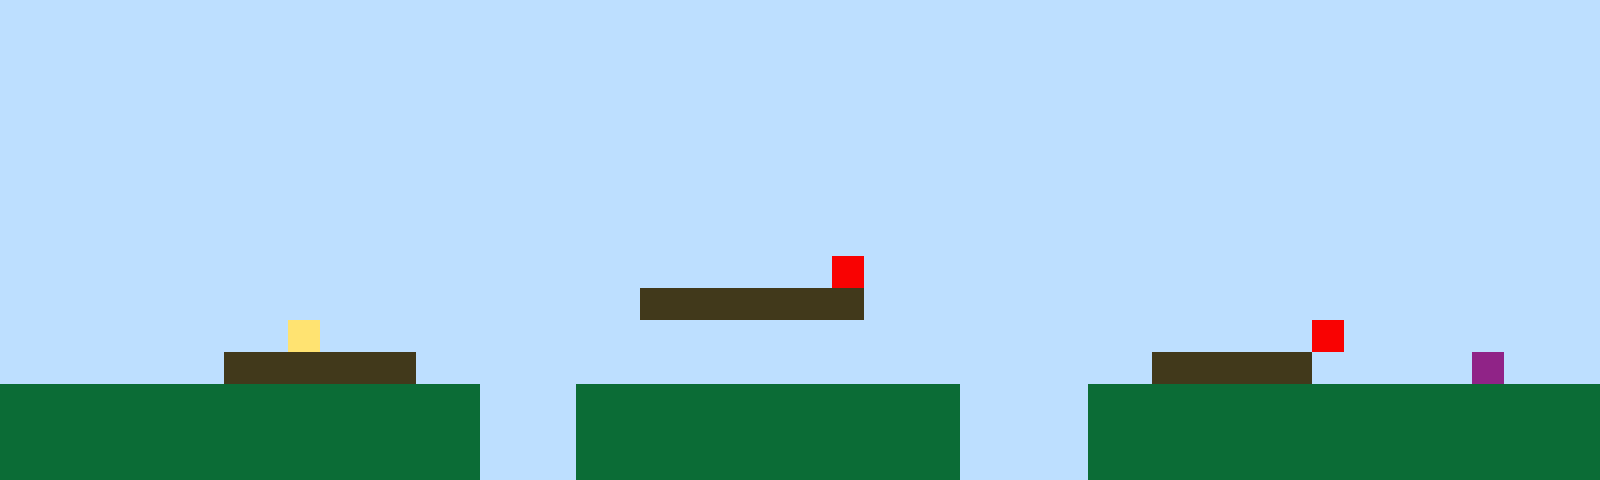

A level layout from a 2D game, rendered from its tile map. Below: a short description, then the map file with its tile-grid data intact:
An orthogonal 50x15 tile map with 32x32 px tiles, 1 tile layer (Tile Layer 1).

<map version="1.10" tiledversion="1.11.2" orientation="orthogonal" renderorder="right-up" width="50" height="15" tilewidth="32" tileheight="32" infinite="0" nextlayerid="2" nextobjectid="1"><editorsettings><export target="map1.csv" format="csv" /></editorsettings><tileset firstgid="1" name="sprites" tilewidth="32" tileheight="32" tilecount="6" columns="3"><image source="sprites.png" width="96" height="64" /></tileset><layer id="1" name="Tile Layer 1" width="50" height="15"><data encoding="csv">1,1,1,1,1,1,1,1,1,1,1,1,1,1,1,1,1,1,1,1,1,1,1,1,1,1,1,1,1,1,1,1,1,1,1,1,1,1,1,1,1,1,1,1,1,1,1,1,1,1,1,1,1,1,1,1,1,1,1,1,1,1,1,1,1,1,1,1,1,1,1,1,1,1,1,1,1,1,1,1,1,1,1,1,1,1,1,1,1,1,1,1,1,1,1,1,1,1,1,1,1,1,1,1,1,1,1,1,1,1,1,1,1,1,1,1,1,1,1,1,1,1,1,1,1,1,1,1,1,1,1,1,1,1,1,1,1,1,1,1,1,1,1,1,1,1,1,1,1,1,1,1,1,1,1,1,1,1,1,1,1,1,1,1,1,1,1,1,1,1,1,1,1,1,1,1,1,1,1,1,1,1,1,1,1,1,1,1,1,1,1,1,1,1,1,1,1,1,1,1,1,1,1,1,1,1,1,1,1,1,1,1,1,1,1,1,1,1,1,1,1,1,1,1,1,1,1,1,1,1,1,1,1,1,1,1,1,1,1,1,1,1,1,1,1,1,1,1,1,1,1,1,1,1,1,1,1,1,1,1,1,1,1,1,1,1,1,1,1,1,1,1,1,1,1,1,1,1,1,1,1,1,1,1,1,1,1,1,1,1,1,1,1,1,1,1,1,1,1,1,1,1,1,1,1,1,1,1,1,1,1,1,1,1,1,1,1,1,1,1,1,1,1,1,1,1,1,1,1,1,1,1,1,1,1,1,1,1,1,1,1,1,1,1,1,1,1,1,1,1,1,1,1,1,1,1,1,1,1,1,1,1,1,1,1,1,1,1,1,1,1,1,1,1,1,1,1,1,1,1,1,1,1,1,1,1,1,1,1,1,1,1,1,1,1,1,1,1,1,1,1,1,1,1,1,1,1,1,1,1,1,1,1,1,1,1,1,1,1,1,1,1,1,1,1,1,5,1,1,1,1,1,1,1,1,1,1,1,1,1,1,1,1,1,1,1,1,1,1,1,1,1,1,1,1,1,1,1,1,1,1,1,1,1,1,1,1,1,1,1,3,3,3,3,3,3,3,1,1,1,1,1,1,1,1,1,1,1,1,1,1,1,1,1,1,1,1,1,1,1,1,1,1,1,1,1,1,1,1,4,1,1,1,1,1,1,1,1,1,1,1,1,1,1,1,1,1,1,1,1,1,1,1,1,1,1,1,1,1,1,1,5,1,1,1,1,1,1,1,1,1,1,1,1,1,1,1,3,3,3,3,3,3,1,1,1,1,1,1,1,1,1,1,1,1,1,1,1,1,1,1,1,1,1,1,1,3,3,3,3,3,1,1,1,1,1,6,1,1,1,2,2,2,2,2,2,2,2,2,2,2,2,2,2,2,1,1,1,2,2,2,2,2,2,2,2,2,2,2,2,1,1,1,1,2,2,2,2,2,2,2,2,2,2,2,2,2,2,2,2,2,2,2,2,2,2,2,2,2,2,2,2,2,2,2,1,1,1,2,2,2,2,2,2,2,2,2,2,2,2,1,1,1,1,2,2,2,2,2,2,2,2,2,2,2,2,2,2,2,2,2,2,2,2,2,2,2,2,2,2,2,2,2,2,2,1,1,1,2,2,2,2,2,2,2,2,2,2,2,2,1,1,1,1,2,2,2,2,2,2,2,2,2,2,2,2,2,2,2,2</data></layer></map>
